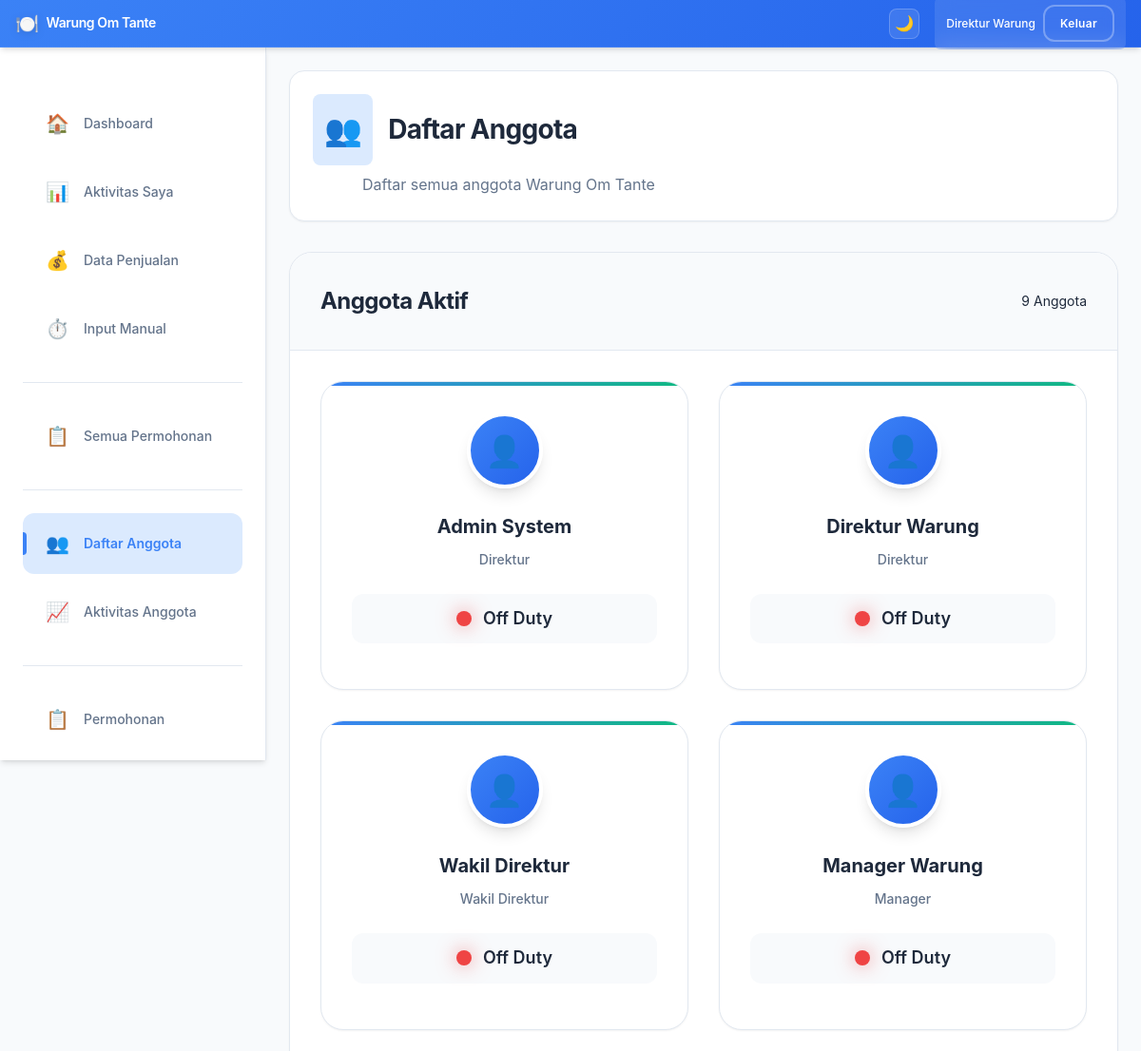
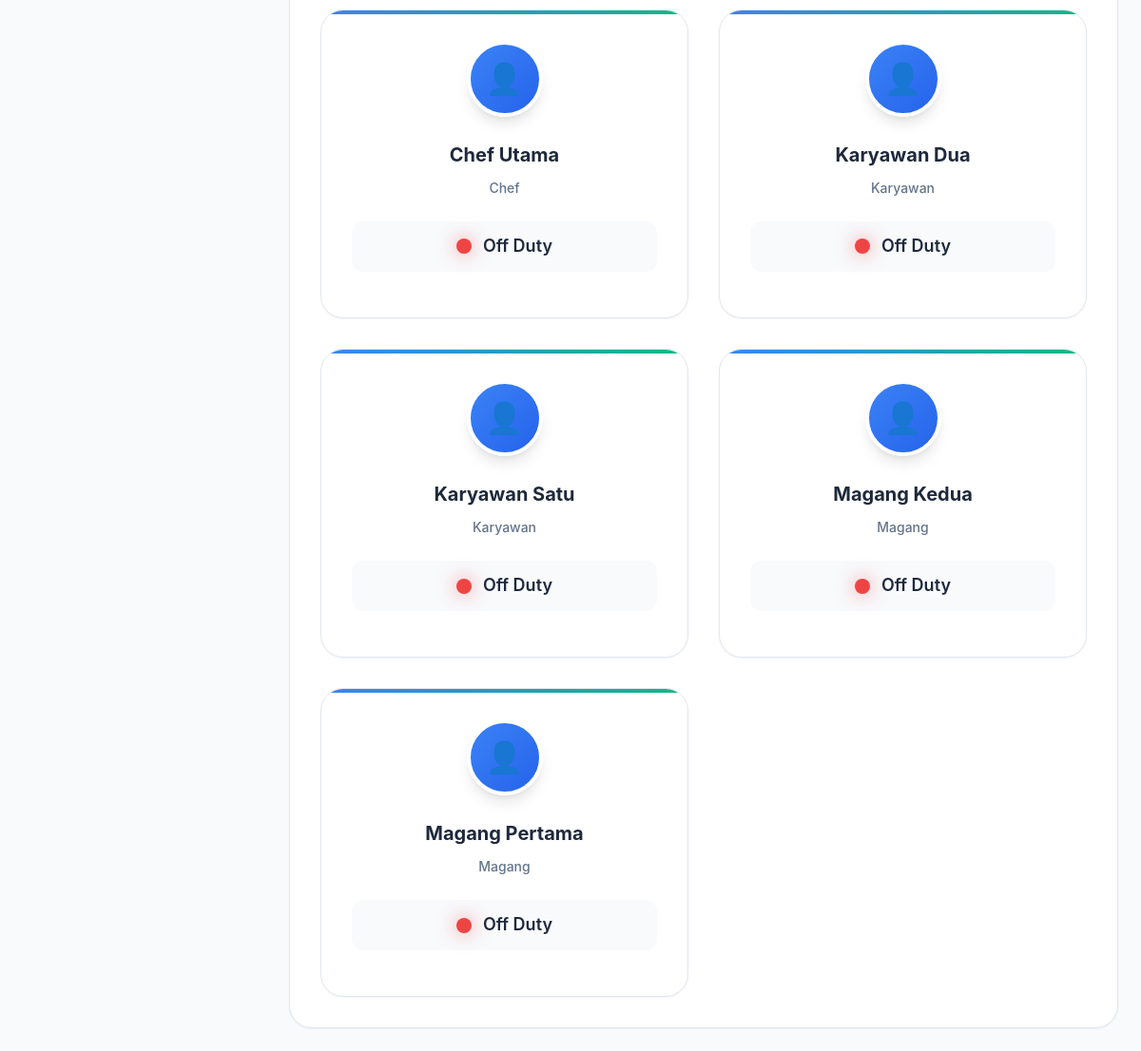
The app's page /employees.php (signed in) with its own data (2 pictures, top to bottom).
### tables this page shows
CREATE TABLE employees (
    id INT PRIMARY KEY AUTO_INCREMENT,
    name VARCHAR(100) NOT NULL,
    role ENUM('direktur', 'wakil_direktur', 'manager', 'chef', 'karyawan', 'magang') NOT NULL,
    password VARCHAR(255) NOT NULL,
    status ENUM('active', 'inactive') DEFAULT 'active',
    is_on_duty BOOLEAN DEFAULT FALSE,
    current_duty_start DATETIME NULL,
    total_duty_hours INT DEFAULT 0,
    created_at TIMESTAMP DEFAULT CURRENT_TIMESTAMP,
    updated_at TIMESTAMP DEFAULT CURRENT_TIMESTAMP ON UPDATE CURRENT_TIMESTAMP
);

### config.php (called while the page is built, shortened)
<?php
function getRoleDisplayName($role) {
    $roles = [
        'direktur' => 'Direktur',
        'wakil_direktur' => 'Wakil Direktur',
        'manager' => 'Manager',
        'chef' => 'Chef',
        'karyawan' => 'Karyawan',
        'magang' => 'Magang'
    ];
    return $roles[$role] ?? ucfirst($role);
}
?>

### employees.php (the view, shortened to what this page needs)
<?php
require_once 'config.php';
$stmt = $conn->query("
    SELECT e.*,
           CASE WHEN e.is_on_duty THEN 'On Duty' ELSE 'Off Duty' END as duty_status
    FROM employees e
    WHERE e.status = 'active'
    ORDER BY
        CASE e.role
            WHEN 'direktur' THEN 1
            WHEN 'wakil_direktur' THEN 2
            WHEN 'manager' THEN 3
            WHEN 'chef' THEN 4
            WHEN 'karyawan' THEN 5
            WHEN 'magang' THEN 6
        END,
        e.name
");
$employees = $stmt->fetch_all(MYSQLI_ASSOC);
?>
<!DOCTYPE html>
<html lang="id">
<head>
    <link rel="stylesheet" href="style.css">
</head>
<body>
    <div class="dashboard-container">
        <?php include 'includes/header.php'; ?>
        <?php include 'includes/sidebar.php'; ?>
        <main class="main-content">
            <div class="page-header">
                <h1>
                    <span class="page-icon">👥</span>
                    Daftar Anggota
                </h1>
                <p>Daftar semua anggota Warung Om Tante</p>
            </div>
            <div class="card">
                <div class="card-header">
                    <h3>Anggota Aktif</h3>
                    <span class="member-count"><?= count($employees) ?> Anggota</span>
                </div>
                <div class="card-content">
                    <div class="employees-grid">
                        <?php foreach ($employees as $employee): ?>
                        <div class="employee-card">
                            <div class="employee-avatar">
                                <span class="avatar-icon">👤</span>
                            </div>
                            <div class="employee-info">
                                <h4 class="employee-name"><?= htmlspecialchars($employee['name']) ?></h4>
                                <p class="employee-role"><?= getRoleDisplayName($employee['role']) ?></p>
                                <div class="employee-status">
                                    <span class="status-indicator <?= $employee['is_on_duty'] ? 'on-duty' : 'off-duty' ?>"></span>
                                    <span class="status-text"><?= $employee['duty_status'] ?></span>
                                </div>
                            </div>
                        </div>
                        <?php endforeach; ?>
                    </div>
                </div>
            </div>
        </main>
    </div>
</body>
</html>

### style.css (style rules this page uses)
:root { --primary-color: #3b82f6; --primary-hover: #2563eb; --primary-light: #dbeafe; --secondary-color: #64748b; --success-color: #10b981; --success-light: #d1fae5; --warning-color: #f59e0b; --warning-light: #fef3c7; --danger-color: #ef4444; --danger-light: #fee2e2; --info-color: #06b6d4; --info-light: #cffafe; --bg-primary: #ffffff; --bg-secondary: #f8fafc; --bg-tertiary: #f1f5f9; --bg-card: #ffffff; --text-primary: #1e293b; --text-secondary: #64748b; --text-muted: #94a3b8; --border-color: #e2e8f0; --border-light: #f1f5f9; --shadow-sm: 0 1px 2px 0 rgb(0 0 0 / 0.05); --shadow-md: 0 4px 6px -1px rgb(0 0 0 / 0.1), 0 2px 4px -2px rgb(0 0 0 / 0.1); --shadow-lg: 0 10px 15px -3px rgb(0 0 0 / 0.1), 0 4px 6px -4px rgb(0 0 0 / 0.1); --shadow-xl: 0 20px 25px -5px rgb(0 0 0 / 0.1), 0 8px 10px -6px rgb(0 0 0 / 0.1); --radius-sm: 0.375rem; --radius-md: 0.5rem; --radius-lg: 0.75rem; --radius-xl: 1rem; --radius-2xl: 1.5rem; --spacing-xs: 0.5rem; --spacing-sm: 0.75rem; --spacing-md: 1rem; --spacing-lg: 1.5rem; --spacing-xl: 2rem; --spacing-2xl: 3rem; --header-height: 50px; }
* { margin: 0; padding: 0; box-sizing: border-box; }
body { font-family: -apple-system, BlinkMacSystemFont, "Segoe UI", Roboto, "Helvetica Neue", Arial, sans-serif; background-color: var(--bg-secondary); color: var(--text-primary); line-height: 1.6; transition: all 0.3s ease; font-size: 14px; }
.main-content { margin-left: 280px; padding: var(--spacing-lg); min-height: calc(100vh - var(--header-height)); background: var(--bg-secondary); }
.page-header { margin-bottom: var(--spacing-xl); padding: var(--spacing-lg); background: var(--bg-card); border-radius: var(--radius-xl); box-shadow: var(--shadow-sm); border: 1px solid var(--border-color); }
.page-header h1 { display: flex; align-items: center; gap: var(--spacing-md); font-size: 1.75rem; font-weight: 700; margin-bottom: var(--spacing-xs); color: var(--text-primary); letter-spacing: -0.025em; }
.page-icon { font-size: 2rem; background: var(--primary-light); padding: var(--spacing-sm); border-radius: var(--radius-md); }
.page-header p { color: var(--text-secondary); font-size: 1rem; margin-left: 52px; }
.status-indicator { width: 16px; height: 16px; border-radius: 50%; position: relative; }
.status-indicator.off-duty { background: #ef4444; box-shadow: 0 0 20px rgba(239, 68, 68, 0.6); }
.status-text { font-weight: 600; font-size: 1.125rem; }
.card { background: var(--bg-card); border: 1px solid var(--border-color); border-radius: var(--radius-2xl); box-shadow: var(--shadow-sm); overflow: hidden; transition: all 0.3s ease; }
.card-header { padding: var(--spacing-xl); border-bottom: 1px solid var(--border-color); background: var(--bg-secondary); display: flex; justify-content: space-between; align-items: center; }
.card-header h3 { font-size: 1.5rem; font-weight: 700; color: var(--text-primary); letter-spacing: -0.025em; }
.card-content { padding: var(--spacing-xl); }
.employees-grid { display: grid; grid-template-columns: repeat(auto-fill, minmax(320px, 1fr)); gap: var(--spacing-xl); }
.employee-card { background: var(--bg-card); border: 1px solid var(--border-color); border-radius: var(--radius-2xl); padding: var(--spacing-xl); text-align: center; transition: all 0.3s ease; box-shadow: var(--shadow-sm); position: relative; overflow: hidden; }
.employee-card::before { content: ""; position: absolute; top: 0; left: 0; right: 0; height: 4px; background: linear-gradient(90deg, var(--primary-color), var(--success-color)); }
.employee-avatar { width: 80px; height: 80px; background: linear-gradient(135deg, var(--primary-color), var(--primary-hover)); border-radius: 50%; display: flex; align-items: center; justify-content: center; margin: 0 auto var(--spacing-lg); color: white; font-size: 2rem; box-shadow: var(--shadow-lg); border: 4px solid var(--bg-card); }
.employee-name { font-size: 1.25rem; font-weight: 700; margin-bottom: var(--spacing-sm); color: var(--text-primary); }
.employee-role { color: var(--text-secondary); margin-bottom: var(--spacing-lg); font-weight: 500; }
.employee-status { display: flex; align-items: center; justify-content: center; gap: var(--spacing-sm); margin-bottom: var(--spacing-md); padding: var(--spacing-sm) var(--spacing-md); background: var(--bg-secondary); border-radius: var(--radius-lg); }
.employee-info h4 { font-size: 1.25rem; font-weight: 700; margin-bottom: var(--spacing-xs); color: var(--text-primary); }
.fade-in { animation: fadeIn 0.6s ease-out; }

### records on screen
employees: name "Admin System", role "Direktur", is_on_duty 0 (drawn), duty_status "Off Duty"
employees: name "Direktur Warung", role "Direktur", is_on_duty 0 (drawn), duty_status "Off Duty"
employees: name "Wakil Direktur", role "Wakil Direktur", is_on_duty 0 (drawn), duty_status "Off Duty"
employees: name "Manager Warung", role "Manager", is_on_duty 0 (drawn), duty_status "Off Duty"
employees: name "Chef Utama", role "Chef", is_on_duty 0 (drawn), duty_status "Off Duty"
employees: name "Karyawan Dua", role "Karyawan", is_on_duty 0 (drawn), duty_status "Off Duty"
employees: name "Karyawan Satu", role "Karyawan", is_on_duty 0 (drawn), duty_status "Off Duty"
employees: name "Magang Kedua", role "Magang", is_on_duty 0 (drawn), duty_status "Off Duty"
employees: name "Magang Pertama", role "Magang", is_on_duty 0 (drawn), duty_status "Off Duty"

### other values on screen
$_SESSION['name'] "Direktur Warung"
count($employees) "9"
